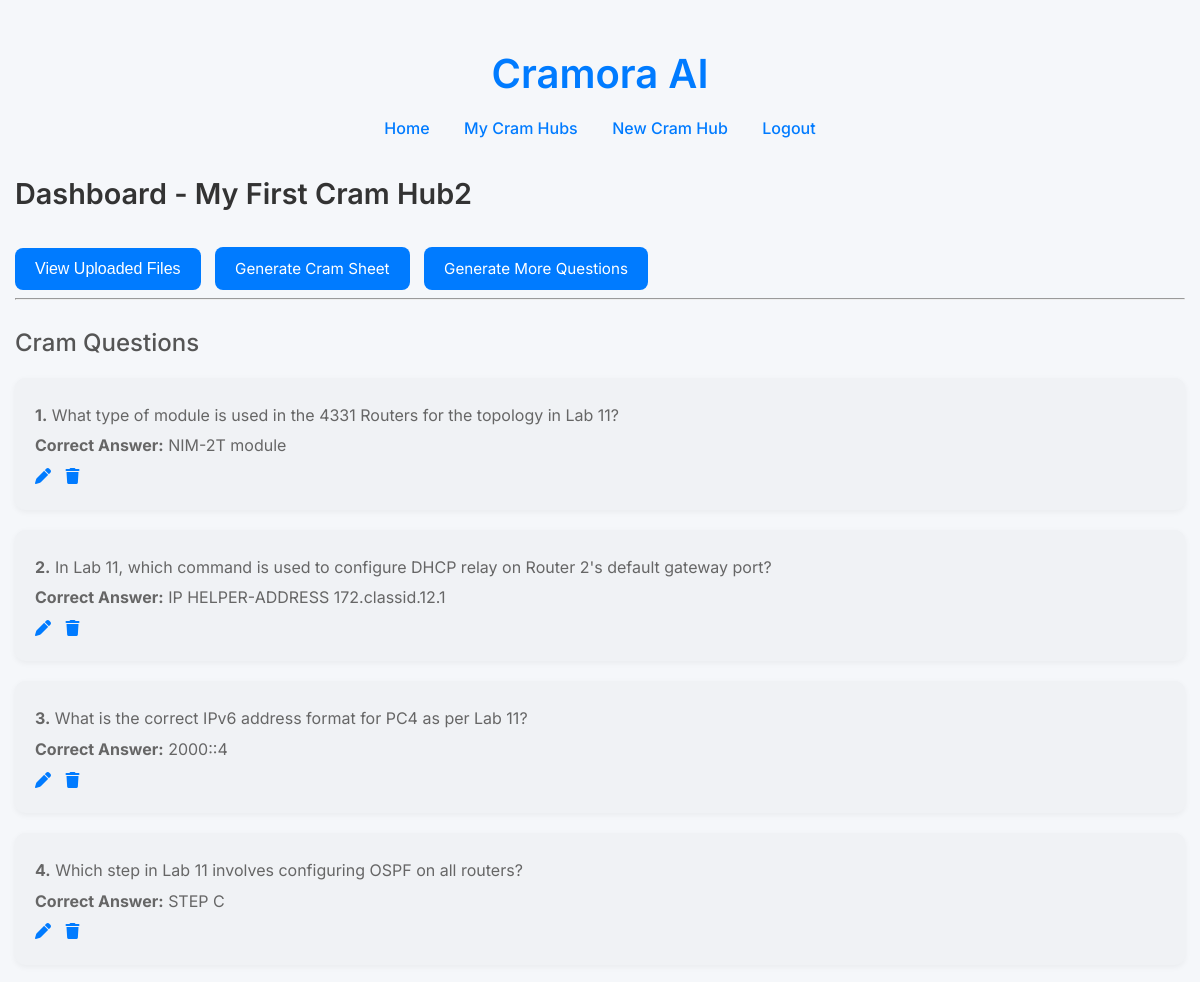
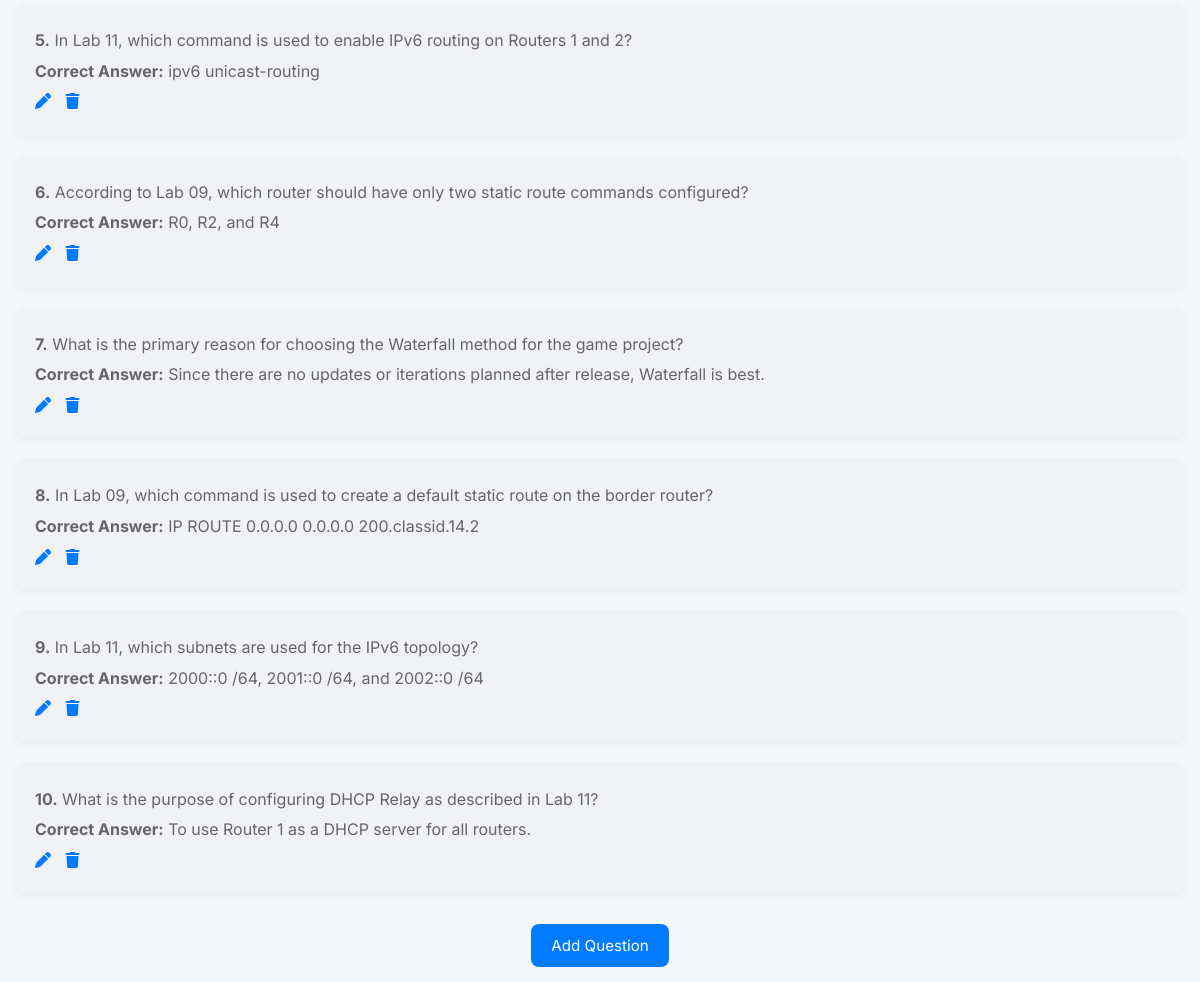
/cram-hub/1/ (signed in), run on an earlier commit of the app's database (2 pictures, top to bottom).
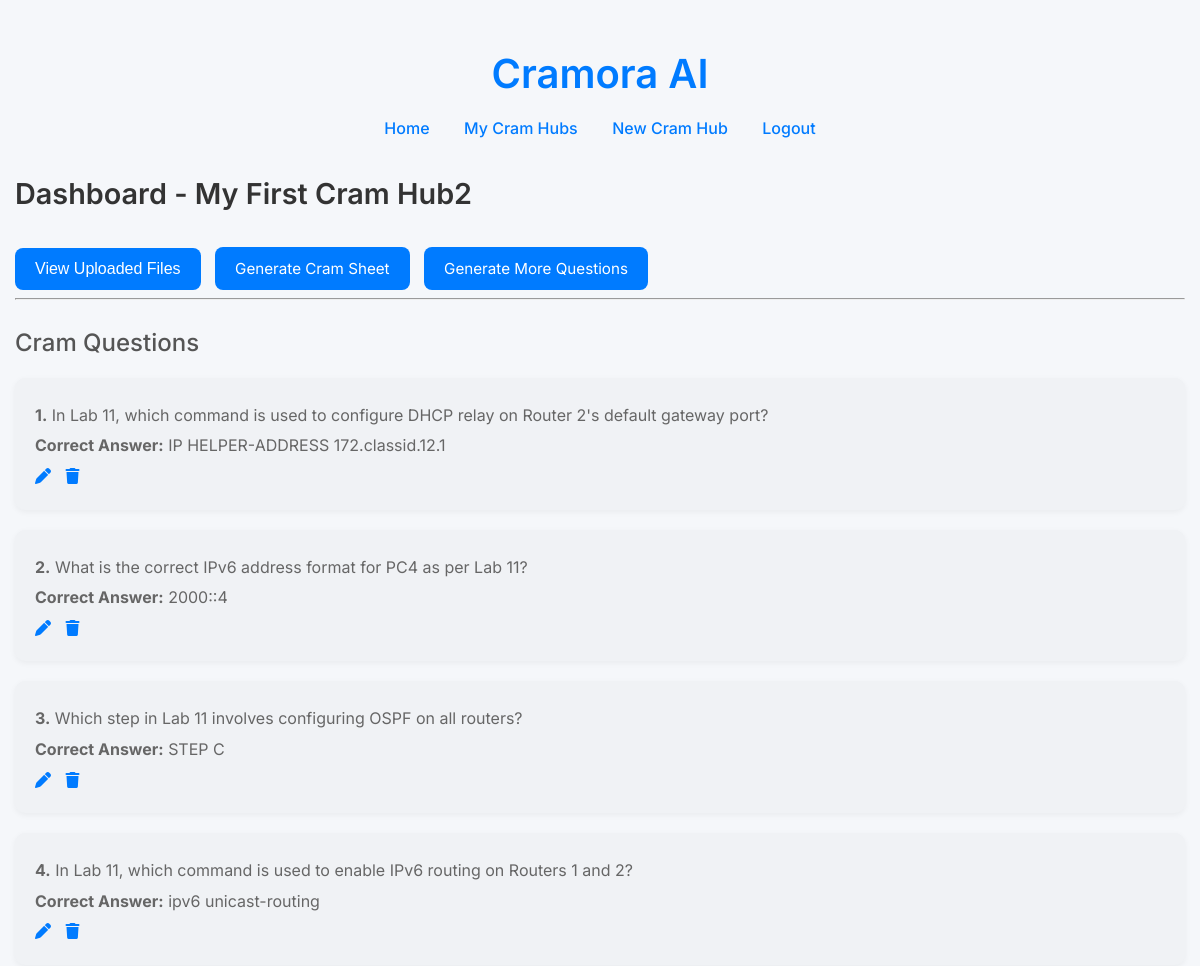
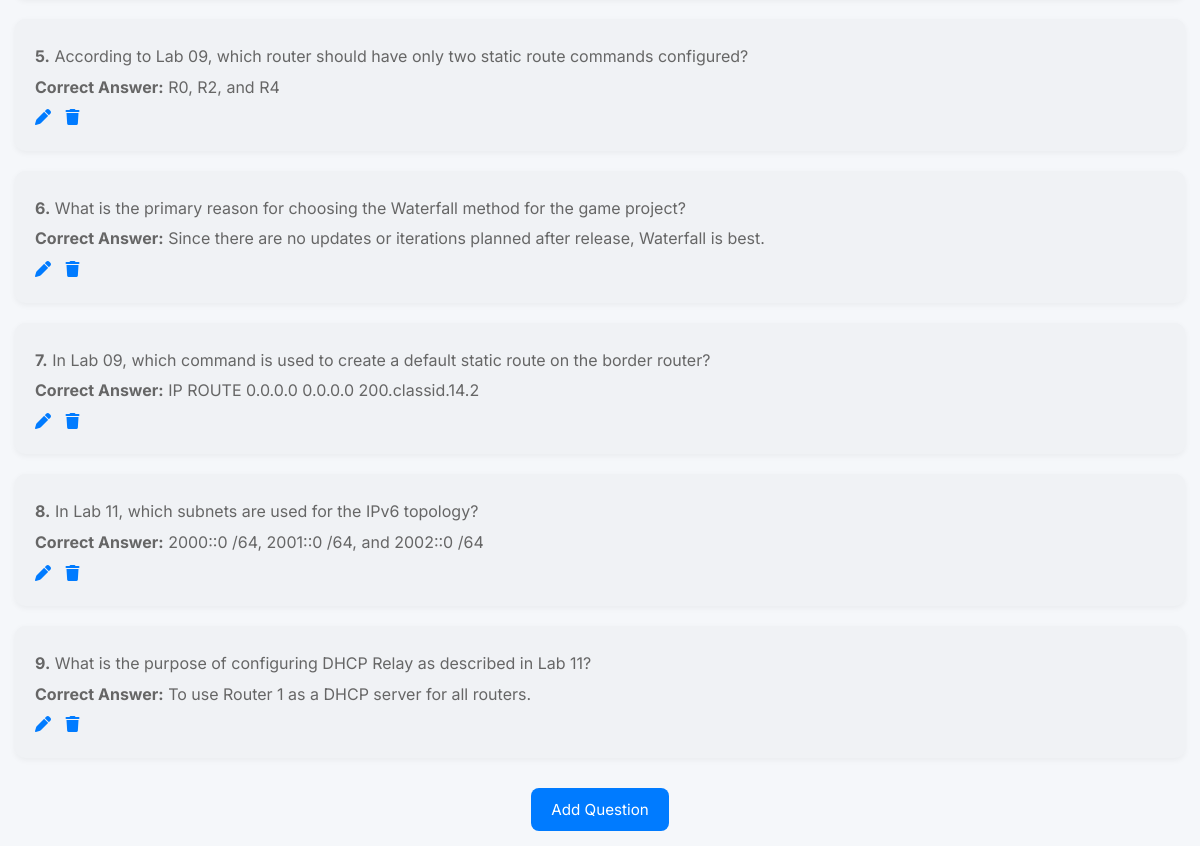
And on a later commit of the database (2 pictures, top to bottom).
### cram_app/models.py (models this page shows, shortened)
class TestQuestion(models.Model):
    cram_hub = models.ForeignKey('CramHub', on_delete=models.CASCADE, related_name='questions')
    question_text = models.TextField()
    correct_answer = models.CharField(max_length=255)
    wrong_answers = models.JSONField()
    created_at = models.DateTimeField(auto_now_add=True)

### cram_app/views.py (the view)
# urls.py: path("cram-hub/<int:hub_id>/", views.cram_hub_dashboard, name="cram_hub_dashboard"),
@login_required
def cram_hub_dashboard(request, hub_id):
    hub = get_object_or_404(CramHub, id=hub_id, user=request.user)
    return render(request, "cram_app/cram_hub_dashboard.html", {
        "hub": hub,
        "questions": hub.questions.all(),
        "show_questions": hub.questions.exists()
    })

### cram_app/templates/cram_app/cram_hub_dashboard.html (shortened to what this page needs)
{% extends 'cram_app/layout.html' %}
{% block content %}
  <h2>Dashboard - {{ hub.title }}</h2>
  <button onclick="openFileModal()">View Uploaded Files</button>
  <a href="{% url 'generate_cram_sheet' hub.id %}" class="button-link" style="margin-left: 10px;">Generate Cram Sheet</a>
  {% if show_questions %}
    <a href="{% url 'generate_test_questions' hub.id %}" class="button-link" style="margin-left: 10px;">Generate More Questions</a>
  {% else %}
    <a href="{% url 'generate_test_questions' hub.id %}" class="button-link" style="margin-left: 10px;">Generate Questions</a>
  {% endif %}
  {% if hub.questions.exists %}
  <hr>
  <h3>Cram Questions</h3>
  <div class="question-list">
    {% for q in hub.questions.all %}
      <div class="question-box">
        <p><strong>{{ forloop.counter }}.</strong> {{ q.question_text }}</p>
        <p><strong>Correct Answer:</strong> {{ q.correct_answer }}</p>
        <div>
            <a href="{% url 'edit_question' q.id %}" class="edit-link" title="Edit">
                <i class="fas fa-pen"></i>
            </a>
            <form action="{% url 'delete_question' q.id %}" method="post" style="display:inline;">
                <button type="submit" class="delete-link" title="Delete"><i class="fas fa-trash"></i></button>
            </form>
        </div>
      </div>
    {% endfor %}
  </div>
  {% endif %}
  <div class="center-wrapper">
    <a href="{% url 'generate_test_questions' hub.id %}" class="button-link" style="align-self: center;">Add Question</a>
  </div>
{% endblock %}

What changed in the data, as far as the page shows it:
removed TestQuestion: question_text "What type of module is used in the 4331 Routers for the topology in Lab 11?", correct_answer "NIM-2T module"
